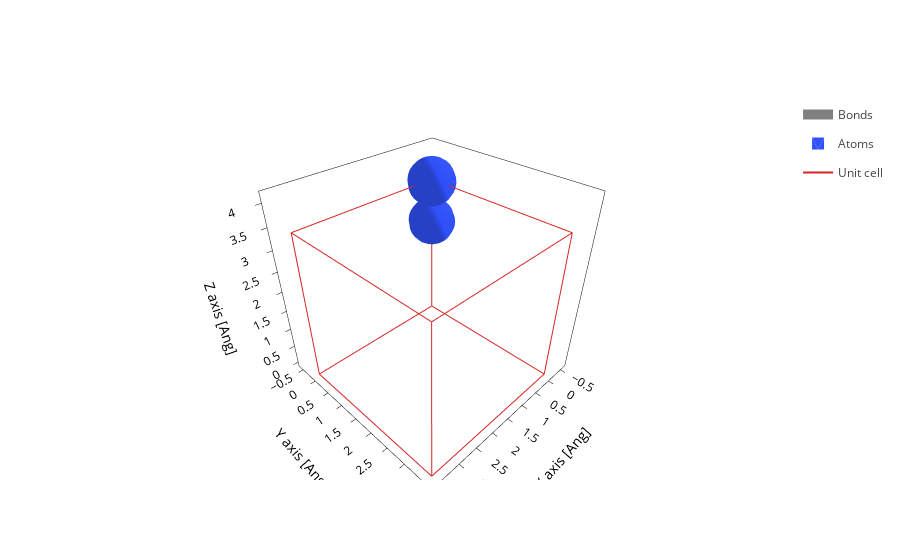

The notebook cell saved with this chart:
### Code cell
# 1. Plot structure
# path = Path("../dataset/SHARE_OUTPUTS_2_ATOMS/0953-8dcf-411e-ae7b-00f794981cc5") # B-N Overlapped
# path = Path("../dataset/SHARE_OUTPUTS_2_ATOMS/c0e0-7549-496d-82e7-c3f6b1d81e58") # B-N No overlapped

# Boron: Grey
# path = Path("../dataset/SHARE_OUTPUTS_2_ATOMS/2e65-1feb-4df2-8836-e5513b9bade0") # B-B Overlapped
# path = Path("../dataset/SHARE_OUTPUTS_2_ATOMS/7e20-9cdf-4b2c-8134-6cadc8f64c34") # B-B No overlapped
# path = Path("../dataset/SHARE_OUTPUTS_2_ATOMS/a4f7-5d3f-4e50-9eda-87df3bf9ba58") # B-B No overlapped (Pero sí en la siguiente cell)

# path = Path("../dataset/SHARE_OUTPUTS_8_ATOMS/39cf-a27b-42dd-a62e-62556132a798") #Hexagonal
# path = Path("../dataset/SHARE_OUTPUTS_8_ATOMS/11ad-ba95-4a26-8f92-5267f5787553") #Cubic

#Val:
path = Path("../dataset/SHARE_OUTPUTS_2_ATOMS/fc1c-6ab6-4c0e-921e-99710e6fe41b") #N-N Small overlapped
path = Path("../dataset/SHARE_OUTPUTS_2_ATOMS/f016-fb0e-4d5c-b584-4f8987eb5676") #N-N No overlapped

path = Path("../dataset/SHARE_OUTPUTS_2_ATOMS/a4e4-2f64-4e68-a37a-9e84eb767a0c") # B-B No overlapped
path = Path("../dataset/SHARE_OUTPUTS_2_ATOMS/7bbb-6d51-41eb-9de4-329298202ebf") # B-B overlapped

path = Path("../dataset/SHARE_OUTPUTS_8_ATOMS/173e-fad7-4f78-8350-6759a5471596") #Cubic
path = Path("../dataset/SHARE_OUTPUTS_8_ATOMS/4b9b-20df-4fe5-a669-88ff91902e97") #Hexagonal

path = Path("../dataset/SHARE_OUTPUTS_2_ATOMS/fc1c-6ab6-4c0e-921e-99710e6fe41b")


print("Plotting structure...")
file = sisl.get_sile(path / "aiida.fdf")
fig = file.plot.geometry(axes="xyz")
# filepath = savedir_struct / f"{n_atoms}atm_{structure}.png"
# fig.write_image(str(filepath))
fig.show()
file.read_geometry().atoms.Z

### Figure 1 — Plotly figure (JSON) as saved in the notebook; plotly's stock layout.template omitted (floating-point values rounded to 4 significant figures; data arrays with more than 128 entries replaced by an {"elided": "..."} marker saying what was removed)
{"data": [{"line": {"color": "gray", "width": 10}, "meta": {}, "mode": "lines", "name": "Bonds", "opacity": 1, "type": "scatter3d", "x": [0.0, 0.0, 0.0, 0.0, 0.0, 0.0, 0.0, 0.0, 0.0, 0.0, 0.0, 0.0, 0.0, 0.0, 0.0, 0.0, 0.0, 0.0, 0.0, 0.0, NaN], "y": [0.0, 0.0, 0.0, 0.0, 0.0, 0.0, 0.0, 0.0, 0.0, 0.0, 0.0, 0.0, 0.0, 0.0, 0.0, 0.0, 0.0, 0.0, 0.0, 0.0, NaN], "z": [3.548, 3.496, 3.443, 3.391, 3.339, 3.287, 3.235, 3.183, 3.13, 3.078, 3.026, 2.974, 2.922, 2.87, 2.818, 2.765, 2.713, 2.661, 2.609, 2.557, NaN]}, {"alphahull": 0, "color": "#3050F8", "hovertemplate": "%{meta.position}", "legendgroup": "Atoms", "meta": {"meta": {"Atoms_i": 0}, "position": "(0.00, 0.00, 3.55)"}, "name": "Atoms", "opacity": 1, "showlegend": true, "showscale": false, "type": "mesh3d", "x": {"elided": "225 float values"}, "y": {"elided": "225 float values"}, "z": {"elided": "225 float values"}}, {"alphahull": 0, "color": "#3050F8", "hovertemplate": "%{meta.position}", "legendgroup": "Atoms", "meta": {"meta": {"Atoms_i": 1}, "position": "(0.00, 0.00, 2.56)"}, "name": "Atoms", "opacity": 1, "showlegend": false, "showscale": false, "type": "mesh3d", "x": {"elided": "225 float values"}, "y": {"elided": "225 float values"}, "z": {"elided": "225 float values"}}, {"meta": {}, "mode": "lines", "name": "Unit cell", "type": "scatter3d", "x": [0.0, 0.0, 3.6, 3.6, 0.0, 0.0, NaN, 0.0, 0.0, 0.0, 3.6, 3.6, 0.0, NaN, 3.6, 3.6, NaN, 3.6, 3.6], "y": [0.0, 3.6, 3.6, 3.6, 3.6, 3.6, NaN, 3.6, 0.0, 0.0, 0.0, 0.0, 0.0, NaN, 3.6, 0.0, NaN, 3.6, 0.0], "z": [0.0, 0.0, 0.0, 3.6, 3.6, 0.0, NaN, 3.6, 3.6, 0.0, 0.0, 3.6, 3.6, NaN, 0.0, 0.0, NaN, 3.6, 3.6]}], "layout": {"scene": {"aspectmode": "data", "xaxis": {"title": {"text": "X axis [Ang]"}}, "yaxis": {"title": {"text": "Y axis [Ang]"}}, "zaxis": {"title": {"text": "Z axis [Ang]"}}}, "xaxis": {"scaleanchor": "y", "scaleratio": 1, "title": {"text": "X axis [Ang]"}}, "yaxis": {"title": {"text": "Y axis [Ang]"}}}}
